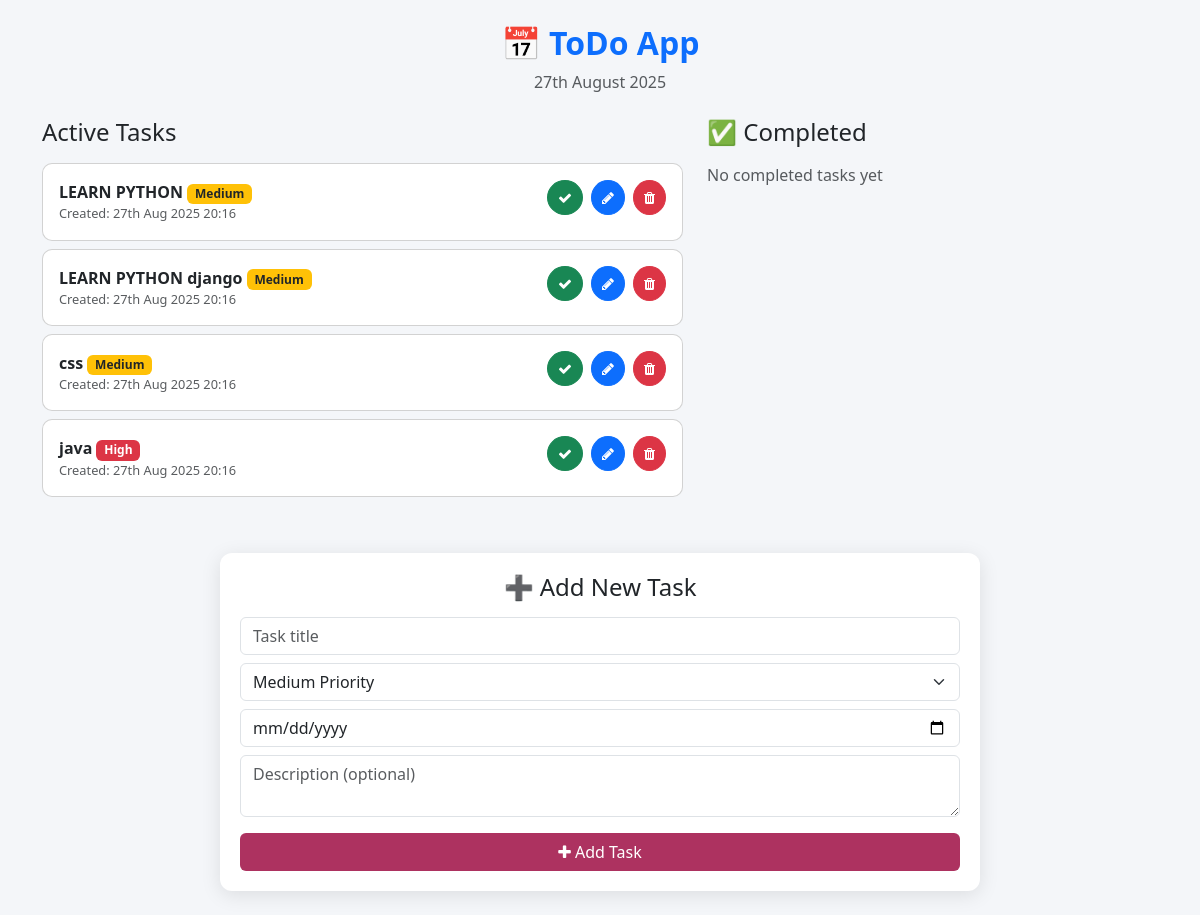
The page / on the database its author committed.
### main/models.py (models this page shows, shortened)
class Task(models.Model):
    PRIORITY_CHOICES = [
        ('High', 'High'),
        ('Medium', 'Medium'),
        ('Low', 'Low'),
    ]
    task = models.CharField(max_length=255)                     # Task title
    description = models.TextField(blank=True, null=True)       # Optional description
    priority = models.CharField(max_length=10, choices=PRIORITY_CHOICES, default='Medium')
    due_date = models.DateField(blank=True, null=True)          # Optional due date
    is_completed = models.BooleanField(default=False)           # Completion status
    created_at = models.DateTimeField(auto_now_add=True)        # Auto set on creation
    updated_at = models.DateTimeField(auto_now=True)            # Auto set on update

### main/views.py (the view)
# urls.py: 2. Add a URL to urlpatterns:  path('', views.home, name='home')
def home(request):
    task = Task.objects.filter(is_completed=False)
    completed = Task.objects.filter(is_completed=True)
    context = {
        'task': task,
        'complete': completed,
    }
    return render(request, 'home-todo.html', context)

### template/home-todo.html (shortened to what this page needs)
{% load static %}
<!DOCTYPE html>
<html lang="en">
<head>
<link href="https://cdn.jsdelivr.net/npm/bootstrap@5.3.0-alpha1/dist/css/bootstrap.min.css" rel="stylesheet">
<link rel="stylesheet" href="https://cdnjs.cloudflare.com/ajax/libs/font-awesome/4.7.0/css/font-awesome.min.css">
</head>
<body>
<div class="container py-4">
    <div class="text-center mb-4">
        <h2 class="fw-bold text-primary">📅 ToDo App</h2>
        <p class="text-muted">{% now "jS F Y" %}</p>
    </div>
    <div class="row g-4">
        <div class="col-lg-7">
            <h4 class="mb-3">Active Tasks</h4>
            <div style="max-height: 450px; overflow-y: auto;">
                {% for i in task %}
                <div class="card task-card mb-2 p-3">
                    <div class="d-flex justify-content-between align-items-start">
                        <div>
                            <strong>{{ i.task }}</strong>
                            {% if i.priority %}
                                <span class="badge
                                    {% if i.priority == 'High' %}bg-danger
                                    {% elif i.priority == 'Medium' %}bg-warning text-dark
                                    {% else %}bg-success
                                    {% endif %}">{{ i.priority }}</span>
                            {% endif %}
                            <small class="text-muted d-block">Created: {{ i.created_at|date:"jS M Y H:i" }}</small>
                        </div>
                        <div class="d-flex gap-2">
                            <a href="{% url 'mark_as_done' i.id %}" class="btn btn-success btn-icon"><i class="fa fa-check"></i></a>
                            <a href="{% url 'update_task' i.id %}" class="btn btn-primary btn-icon"><i class="fa fa-pencil"></i></a>
                            <a href="{% url 'delete_task' i.id %}" class="btn btn-danger btn-icon"><i class="fa fa-trash"></i></a>
                        </div>
                    </div>
                </div>
                {% empty %}
                <p class="text-muted">No active tasks 🎉</p>
                {% endfor %}
            </div>
        </div>
        <div class="col-lg-5">
            <h4 class="mb-3">✅ Completed</h4>
            <div>
                {% for i in complete %}
                <div class="card task-card mb-2 p-3 completed">
                    <div class="d-flex justify-content-between align-items-center">
                        <div>
                            <strong>{{ i.task }}</strong>
                            {% if i.priority %}
                                <span class="badge
                                    {% if i.priority == 'High' %}bg-danger
                                    {% elif i.priority == 'Medium' %}bg-warning text-dark
                                    {% else %}bg-success
                                    {% endif %}">{{ i.priority }}</span>
                            {% endif %}
                            {% if i.due_date %}
                                <small class="text-muted d-block">Due: {{ i.due_date }}</small>
                            {% endif %}
                            {% if i.description %}
                                <p class="mb-1">{{ i.description }}</p>
                            {% endif %}
                            <small class="text-muted d-block">Created: {{ i.created_at|date:"jS M Y H:i" }}</small>
                            <small class="text-muted d-block">Updated: {{ i.updated_at|date:"jS M Y H:i" }}</small>
                        </div>
                        <a href="{% url 'mark_as_undone' i.id %}" class="btn btn-warning btn-sm">↩ Undo</a>
                    </div>
                </div>
                {% empty %}
                <p class="text-muted">No completed tasks yet</p>
                {% endfor %}
            </div>
        </div>
    </div>
    <div class="row mt-5">
        <div class="col-lg-8 mx-auto form-section">
            <h4 class="mb-3 text-center">➕ Add New Task</h4>
            <form action="{% url 'add_task' %}" method="post">
                <div class="mb-2">
                    <input type="text" name="task" class="form-control" placeholder="Task title" required>
                </div>
                <div class="mb-2">
                    <select name="priority" class="form-select">
                        <option value="Medium" selected>Medium Priority</option>
                    </select>
                </div>
                <div class="mb-2">
                    <input type="date" name="due_date" class="form-control">
                </div>
                <div class="mb-3">
                    <textarea name="description" class="form-control" rows="2" placeholder="Description (optional)"></textarea>
                </div>
                <button class="btn w-100 text-white" style="background-color:#ad3260;">
                    <i class="fa fa-plus"></i> Add Task
                </button>
            </form>
        </div>
    </div>
</div>
</body>
</html>

### template/home-todo.html (style rules this page uses)
body { background-color: #f4f6f9; }
.task-card { transition: 0.2s; border-radius: 10px; }
.btn-icon { border-radius: 50%; padding: 6px 10px; font-size: 14px; }
.form-section { border-radius: 12px; background: #fff; padding: 20px; box-shadow: 0 4px 20px rgba(0,0,0,0.1); }
small { font-size: 0.8rem; }

### rows shown on the page
Task: task "LEARN PYTHON", priority "Medium", created_at "27th Aug 2025 20:16"
Task: task "LEARN PYTHON django", priority "Medium", created_at "27th Aug 2025 20:16"
Task: task "css", priority "Medium", created_at "27th Aug 2025 20:16"
Task: task "java", priority "High", created_at "27th Aug 2025 20:16"
